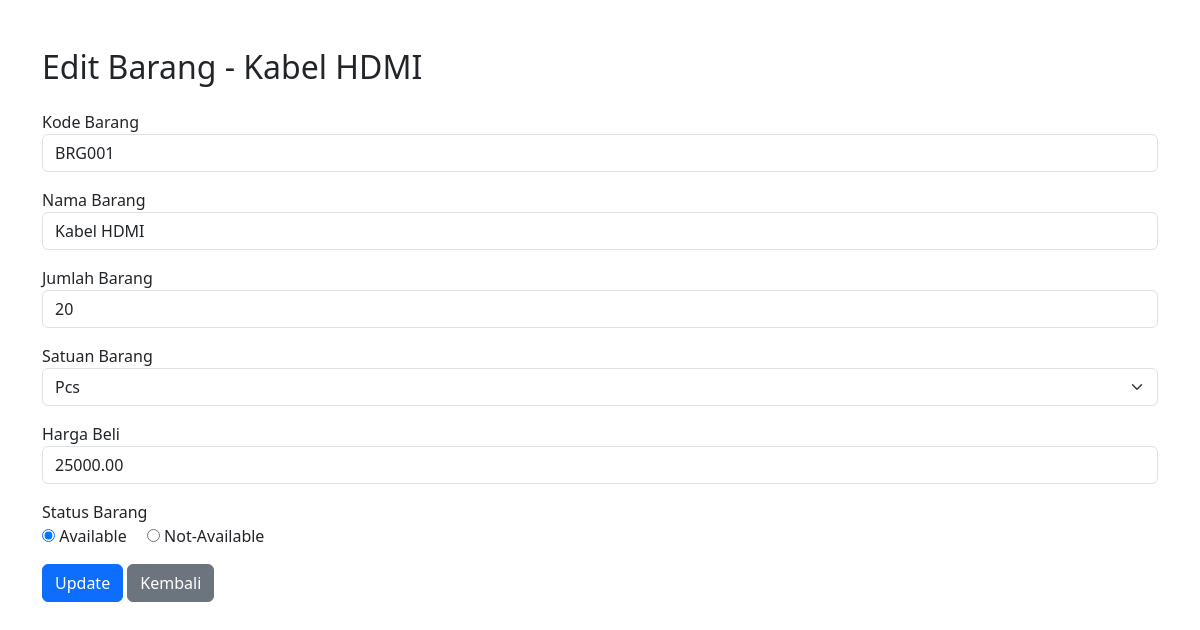
The page /edit.php?id=1 on the database its author committed.
### tables this page shows
CREATE TABLE `tb_inventory` (
  `id_barang` int(10) NOT NULL,
  `kode_barang` varchar(20) NOT NULL,
  `nama_barang` varchar(50) NOT NULL DEFAULT '',
  `jumlah_barang` int(10) NOT NULL DEFAULT 0,
  `satuan_barang` varchar(20) NOT NULL DEFAULT '0',
  `harga_beli` double(20,2) NOT NULL DEFAULT 0.00,
  `status_barang` tinyint(4) NOT NULL DEFAULT 0
);

### edit.php (the view, shortened to what this page needs)
<?php
include 'koneksi.php';
$id = $_GET['id'];
$data = mysqli_fetch_assoc(mysqli_query($koneksi, "SELECT * FROM tb_inventory WHERE id_barang=$id"));
?>
<!DOCTYPE html>
<html>
<head>
    <link href="https://cdn.jsdelivr.net/npm/bootstrap@5.3.0/dist/css/bootstrap.min.css" rel="stylesheet">
</head>
<body>
<div class="container mt-5">
    <h2>Edit Barang - <?= htmlspecialchars($data['nama_barang']) ?></h2>
    <form method="POST" class="mt-4">
        <div class="mb-3">
            <label>Kode Barang</label>
            <input type="text" name="kode_barang" class="form-control" required value="<?= htmlspecialchars($data['kode_barang']) ?>">
        </div>
        <div class="mb-3">
            <label>Nama Barang</label>
            <input type="text" name="nama_barang" class="form-control" required value="<?= htmlspecialchars($data['nama_barang']) ?>">
        </div>
        <div class="mb-3">
            <label>Jumlah Barang</label>
            <input type="number" name="jumlah_barang" class="form-control" required value="<?= $data['jumlah_barang'] ?>">
        </div>
        <div class="mb-3">
            <label>Satuan Barang</label>
            <select name="satuan_barang" class="form-select" required>
                <option value="Pcs" <?= $data['satuan_barang'] == 'Pcs' ? 'selected' : '' ?>>Pcs</option>
            </select>
        </div>
        <div class="mb-3">
            <label>Harga Beli</label>
            <input type="number" name="harga_beli" class="form-control" required value="<?= $data['harga_beli'] ?>">
        </div>
        <div class="mb-3">
            <label>Status Barang</label><br>
            <label><input type="radio" name="status_barang" value="1" <?= $data['status_barang'] == 1 ? 'checked' : '' ?>> Available</label>
            <label class="ms-3"><input type="radio" name="status_barang" value="0" <?= $data['status_barang'] == 0 ? 'checked' : '' ?>> Not-Available</label>
        </div>
        <div class="mt-3">
            <button type="submit" class="btn btn-primary">Update</button>
            <a href="index.php" class="btn btn-secondary">Kembali</a>
        </div>
    </form>
</div>
</body>
</html>

### rows shown on the page
tb_inventory: nama_barang "Kabel HDMI", kode_barang "BRG001", jumlah_barang "20", harga_beli "25000.00", status_barang "☑ Available", status_barang "☐ Not-Available"
